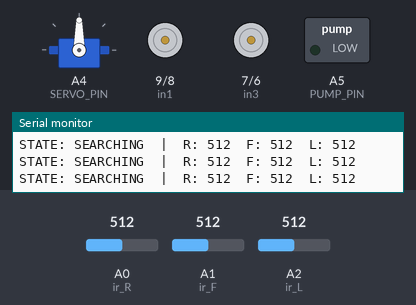
Simulated run of this sketch. Board: Arduino Uno, built with avr-gcc and run on an emulated ATmega328P. Parts: servo, motor-driver pin pairs drawn as motors (green arrow = first pin HIGH = forward, orange = second pin HIGH = backward, longer = more drive, scaled by the enable pin), switched loads named in the sketch (green lamp = pin HIGH), the last lines printed to the serial monitor. Wiring (inferred from the names in the program): servo: signal A4. The test bench sets the inputs (shaded band); at power-on: A0 (ir_R) = 512, A1 (ir_F) = 512, A2 (ir_L) = 512. Servo pulses on a pin are drawn as a servo (544–2400 µs = 0–180°); pins used as bus, display or sensor lines are not drawn.

Above: at 3.4 s.
3.5 s: A0 (ir_R) set to 487
At 4.4 s:
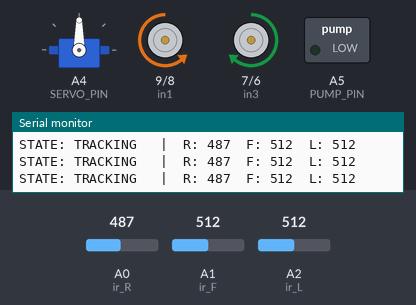
5.1 s: A1 (ir_F) set to 315
8.1 s: A1 (ir_F) set to 285
At 9.0 s:
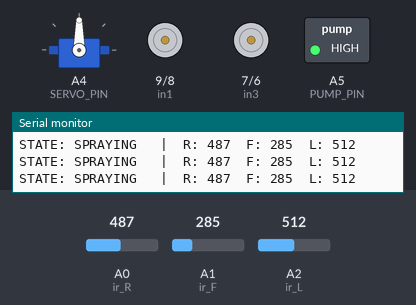
11.1 s: A2 (ir_L) set to 267
14.1 s: A2 (ir_L) set to 240
At 14.6 s:
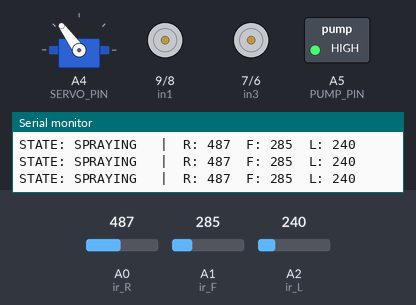
17.1 s: A0 (ir_R) set to 80
At 19.7 s:
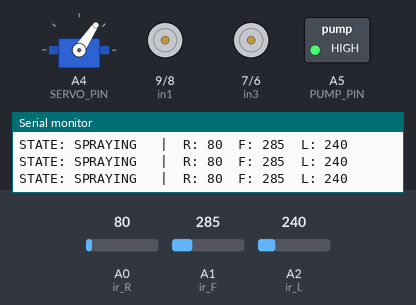
Timing chart, 0 to 21.1 s (numbered marks = the images above; inputs shaded):
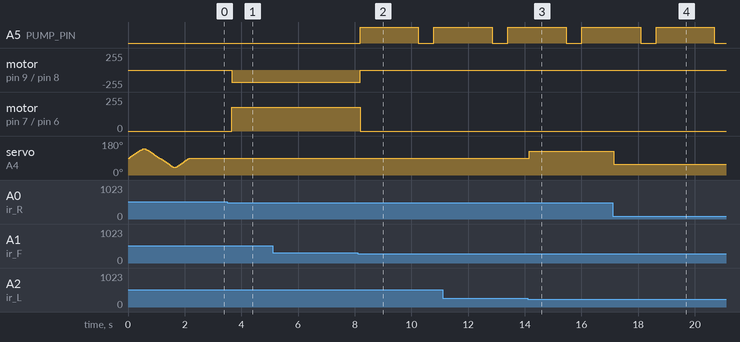

The sketch:

fire_robot.ino
```cpp
// ============================================================
//  Fire Detection and Suppression Robot
//  Semester 8, 2026 — Elissa Kastoun, Jad Abdallah, Lea Eid
// ============================================================
//
//  FSM States:
//    SEARCHING  — no fire detected, robot is stopped
//    TRACKING   — fire detected (any sensor < FIRE_NEAR),
//                 robot navigates toward it
//    SPRAYING   — fire close (any sensor < FIRE_STOP),
//                 robot stopped, pump ON, servo aimed
//    DONE       — spray duration elapsed, everything off
//
//  Sensor convention: lower analog value = stronger IR = closer fire
// ============================================================

// ---------- Pin assignments ----------
#define enA   10   // L298N Enable A (right side motors)
#define in1    9   // L298N Motor 1 direction
#define in2    8
#define in3    7   // L298N Motor 2 direction
#define in4    6
#define enB    5   // L298N Enable B (left side motors)

#define ir_R  A0   // Right flame sensor
#define ir_F  A1   // Front flame sensor
#define ir_L  A2   // Left  flame sensor

#define SERVO_PIN  A4
#define PUMP_PIN   A5

// ---------- Thresholds (tune these on the bench first) ----------
#define FIRE_DETECT   500   // Any sensor below this → fire present
#define FIRE_STOP     300   // Any sensor below this → stop and spray
#define FIRE_GONE     480   // All sensors above this → fire is out

// ---------- Servo angles ----------
#define SERVO_CENTER  90
#define SERVO_RIGHT   55    // Aimed toward right sensor direction
#define SERVO_LEFT   125    // Aimed toward left  sensor direction

// ---------- Timing ----------
#define SPRAY_PULSE_MS     2000   // Pump ON duration per pulse (ms)
#define SPRAY_GAP_MS        500   // Pump OFF gap between pulses, for a clean
                                  // sensor re-check (ms). Set to 0 for no gap.
#define LOOP_DELAY_MS        20   // Main loop period (ms)

// ---------- Motor speeds (0–255) ----------
#define SPEED_FORWARD   180
#define SPEED_TURN_FAST 180
#define SPEED_TURN_SLOW  90

// ---------- FSM states ----------
enum RobotState {
  SEARCHING,
  TRACKING,
  SPRAYING,
  DONE
};

RobotState state = SEARCHING;

int s_R, s_F, s_L;            // Raw sensor readings
unsigned long sprayStart = 0; // Timestamp of current pulse / gap phase
bool inPulse = false;         // true = pump-ON pulse, false = pump-OFF gap

// ============================================================
//  SETUP
// ============================================================
void setup() {
  Serial.begin(9600);

  pinMode(ir_R, INPUT);
  pinMode(ir_F, INPUT);
  pinMode(ir_L, INPUT);

  pinMode(enA, OUTPUT);
  pinMode(in1, OUTPUT);
  pinMode(in2, OUTPUT);
  pinMode(in3, OUTPUT);
  pinMode(in4, OUTPUT);
  pinMode(enB, OUTPUT);

  pinMode(SERVO_PIN, OUTPUT);
  pinMode(PUMP_PIN,  OUTPUT);

  // Center the servo on boot
  for (int angle = 90; angle <= 140; angle += 5) servoPulse(SERVO_PIN, angle);
  for (int angle = 140; angle >= 40; angle -= 5) servoPulse(SERVO_PIN, angle);
  for (int angle = 40; angle <= 90; angle += 5)  servoPulse(SERVO_PIN, angle);

  stopMotors();
  digitalWrite(PUMP_PIN, LOW);

  Serial.println("Robot ready.");
}

// ============================================================
//  LOOP
// ============================================================
void loop() {
  // --- Read sensors ---
  s_R = analogRead(ir_R);
  s_F = analogRead(ir_F);
  s_L = analogRead(ir_L);

  // --- Serial debug ---
  Serial.print("STATE: ");
  Serial.print(stateLabel());
  Serial.print("  |  R: "); Serial.print(s_R);
  Serial.print("  F: ");    Serial.print(s_F);
  Serial.print("  L: ");    Serial.println(s_L);

  // --- FSM transitions & actions ---
  switch (state) {

    // ---- SEARCHING ----------------------------------------
    case SEARCHING:
      stopMotors();
      digitalWrite(PUMP_PIN, LOW);

      if (fireDetected()) {
        Serial.println(">> Fire detected, switching to TRACKING");
        state = TRACKING;
      }
      break;

    // ---- TRACKING -----------------------------------------
    case TRACKING:
      digitalWrite(PUMP_PIN, LOW);

      if (!fireDetected()) {
        // Lost the fire
        Serial.println(">> Fire lost, back to SEARCHING");
        stopMotors();
        state = SEARCHING;
        break;
      }

      if (fireClose()) {
        // Close enough — stop and start the first spray pulse
        Serial.println(">> Fire close, switching to SPRAYING");
        stopMotors();
        aimServo();          // Point nozzle at dominant sensor
        digitalWrite(PUMP_PIN, HIGH);
        sprayStart = millis();
        inPulse = true;      // begin an ON pulse
        state = SPRAYING;
        break;
      }

      // Navigate toward the dominant (lowest) sensor
      driveTowardFire();
      break;

    // ---- SPRAYING -----------------------------------------
    //  Pulsed pump: spray for SPRAY_PULSE_MS, then drop the pump
    //  for SPRAY_GAP_MS and re-read the sensors. If fire is still
    //  close → another pulse; otherwise → DONE.
    case SPRAYING:
      stopMotors();

      if (inPulse) {
        // --- ON pulse: pump on, keep re-aiming at the flame ---
        digitalWrite(PUMP_PIN, HIGH);
        aimServo();

        if (millis() - sprayStart >= SPRAY_PULSE_MS) {
          // Pulse finished → drop pump and start the off-gap
          Serial.println(">> Pulse done, pump off, re-checking...");
          digitalWrite(PUMP_PIN, LOW);
          inPulse = false;
          sprayStart = millis();
        }
      } else {
        // --- OFF gap: pump off so sensors settle, then decide ---
        digitalWrite(PUMP_PIN, LOW);

        if (millis() - sprayStart >= SPRAY_GAP_MS) {
          if (fireClose()) {
            // Still close → fire another pulse
            Serial.println(">> Fire still close, another pulse");
            aimServo();
            digitalWrite(PUMP_PIN, HIGH);
            inPulse = true;
            sprayStart = millis();
          } else {
            // Fire no longer close → done spraying
            Serial.println(">> Fire no longer close, switching to DONE");
            servoPulseNow(SERVO_PIN, SERVO_CENTER);  // Return nozzle to center
            state = DONE;
          }
        }
      }
      break;

    // ---- DONE ---------------------------------------------
    case DONE:
      stopMotors();
      digitalWrite(PUMP_PIN, LOW);

      // Return to searching if all sensors are clear
      if (allClear()) {
        Serial.println(">> All clear, back to SEARCHING");
        state = SEARCHING;
      }
      break;
  }

  delay(LOOP_DELAY_MS);
}

// ============================================================
//  CONDITION HELPERS
// ============================================================
bool fireDetected() {
  return (s_R < FIRE_DETECT || s_F < FIRE_DETECT || s_L < FIRE_DETECT);
}

bool fireClose() {
  return (s_R < FIRE_STOP || s_F < FIRE_STOP || s_L < FIRE_STOP);
}

bool allClear() {
  return (s_R >= FIRE_GONE && s_F >= FIRE_GONE && s_L >= FIRE_GONE);
}

// ============================================================
//  NAVIGATION
//  Lower value = stronger signal = fire in that direction.
//  A dead-band of 30 around the front sensor avoids oscillation:
//  if front is within 30 of the best reading, treat it as centered.
// ============================================================
void driveTowardFire() {
  int best = min(s_R, min(s_F, s_L));  // Strongest detection

  if (s_F <= best + 30) {
    // Fire is roughly centered in front — move forward
    moveForward();
  } else if (s_R < s_L) {
    // Right sensor is stronger — arc right
    arcRight();
  } else {
    // Left sensor is stronger — arc left
    arcLeft();
  }
}

// ============================================================
//  SERVO AIM
//  Points the nozzle toward the dominant sensor direction.
//  Uses servoPulseNow (single pulse, non-blocking sweep).
// ============================================================
void aimServo() {
  int best = min(s_R, min(s_F, s_L));

  if (s_F <= best + 30) {
    servoPulseNow(SERVO_PIN, SERVO_CENTER);
  } else if (s_R < s_L) {
    servoPulseNow(SERVO_PIN, SERVO_RIGHT);
  } else {
    servoPulseNow(SERVO_PIN, SERVO_LEFT);
  }
}

// ============================================================
//  MOTOR COMMANDS
//  All motor functions set enA/enB explicitly so speed is
//  always consistent regardless of call order.
// ============================================================
void moveForward() {
  analogWrite(enA, SPEED_FORWARD);
  analogWrite(enB, SPEED_FORWARD);
  digitalWrite(in1, LOW);
  digitalWrite(in2, HIGH);
  digitalWrite(in3, HIGH);
  digitalWrite(in4, LOW);
}

void arcRight() {
  // Right side slower → robot curves right while still moving
  analogWrite(enA, SPEED_TURN_SLOW);
  analogWrite(enB, SPEED_TURN_FAST);
  digitalWrite(in1, LOW);
  digitalWrite(in2, HIGH);
  digitalWrite(in3, HIGH);
  digitalWrite(in4, LOW);
}

void arcLeft() {
  // Left side slower → robot curves left while still moving
  analogWrite(enA, SPEED_TURN_FAST);
  analogWrite(enB, SPEED_TURN_SLOW);
  digitalWrite(in1, LOW);
  digitalWrite(in2, HIGH);
  digitalWrite(in3, HIGH);
  digitalWrite(in4, LOW);
}

void stopMotors() {
  analogWrite(enA, 0);
  analogWrite(enB, 0);
  digitalWrite(in1, LOW);
  digitalWrite(in2, LOW);
  digitalWrite(in3, LOW);
  digitalWrite(in4, LOW);
}

// ============================================================
//  SERVO HELPERS
//
//  servoPulse()    — blocking sweep helper (used only in setup)
//  servoPulseNow() — single non-blocking pulse (used in loop)
//
//  Both bit-bang the servo signal on the analog pin.
//  PWM formula: angle * 11 + 500 microseconds
// ============================================================
void servoPulse(int pin, int angle) {
  int pwm = (angle * 11) + 500;
  digitalWrite(pin, HIGH);
  delayMicroseconds(pwm);
  digitalWrite(pin, LOW);
  delay(50);   // Servo refresh period
}

void servoPulseNow(int pin, int angle) {
  // Send a single pulse without the 50ms blocking delay.
  // Call this inside the main loop so the servo receives
  // repeated pulses at loop rate (~50ms via LOOP_DELAY_MS).
  int pwm = (angle * 11) + 500;
  digitalWrite(pin, HIGH);
  delayMicroseconds(pwm);
  digitalWrite(pin, LOW);
}

// ============================================================
//  DEBUG HELPER
// ============================================================
const char* stateLabel() {
  switch (state) {
    case SEARCHING: return "SEARCHING";
    case TRACKING:  return "TRACKING ";
    case SPRAYING:  return "SPRAYING ";
    case DONE:      return "DONE     ";
    default:        return "UNKNOWN  ";
  }
}
```

Measured:
- the behaviour switches between 500 and 499 on A0 (ir_R) (found by bisection; images 0 and 1)
- the behaviour switches between 300 and 299 on A1 (ir_F) (found by bisection; images 1 and 2)
- the behaviour switches between 255 and 254 on A2 (ir_L) (found by bisection; images 2 and 3)
- after the input at 3.5 s, motor on pin 9 (in1) / pin 8 (in2): stopped → backward 180/255 after 0.16 s; motor on pin 7 (in3) / pin 6 (in4): stopped → forward 180/255 after 0.16 s
- after the input at 8.1 s, A5 (PUMP_PIN): LOW → HIGH after 0.09 s, → LOW 2.1 s later, → HIGH 0.55 s later; motor on pin 9 (in1) / pin 8 (in2): backward 180/255 → stopped after 0.09 s; motor on pin 7 (in3) / pin 6 (in4): forward 180/255 → stopped after 0.09 s
- after the input at 14.1 s, servo on A4 (SERVO_PIN): 90° → 126° after 0.05 s
- after the input at 17.1 s, servo on A4 (SERVO_PIN): 126° → 56° at once
